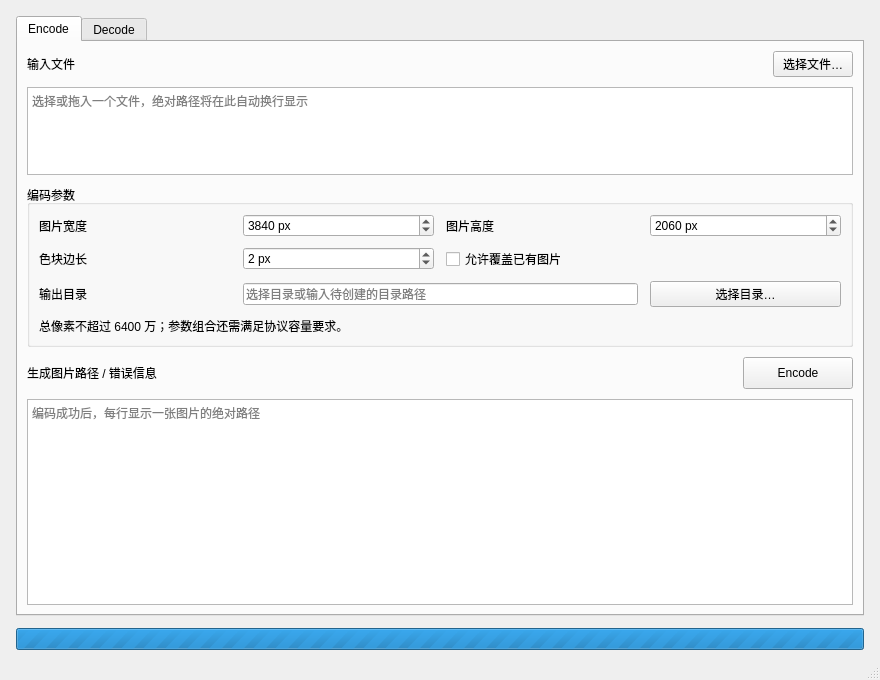
<?xml version="1.0" encoding="UTF-8"?>
<ui version="4.0">
 <class>MainWindow</class>
 <widget class="QMainWindow" name="MainWindow">
  <property name="geometry"><rect><x>0</x><y>0</y><width>880</width><height>680</height></rect></property>
  <property name="minimumSize"><size><width>640</width><height>520</height></size></property>
  <property name="windowTitle"><string>Data2Img</string></property>
  <widget class="QWidget" name="centralwidget">
   <layout class="QVBoxLayout" name="layout_main">
    <property name="leftMargin"><number>16</number></property>
    <property name="topMargin"><number>16</number></property>
    <property name="rightMargin"><number>16</number></property>
    <property name="bottomMargin"><number>8</number></property>
    <property name="spacing"><number>12</number></property>
    <item>
     <widget class="QTabWidget" name="tab_pages">
      <property name="currentIndex"><number>0</number></property>
      <widget class="QWidget" name="page_encode">
       <attribute name="title"><string>Encode</string></attribute>
       <layout class="QVBoxLayout" name="layout_encode">
        <property name="spacing"><number>10</number></property>
        <item>
         <layout class="QHBoxLayout" name="layout_input">
          <item><widget class="QLabel" name="label_input"><property name="text"><string>输入文件</string></property></widget></item>
          <item><spacer name="space_input"><property name="orientation"><enum>Qt::Horizontal</enum></property><property name="sizeHint" stdset="0"><size><width>40</width><height>20</height></size></property></spacer></item>
          <item><widget class="QPushButton" name="btn_selectInput"><property name="text"><string>选择文件…</string></property></widget></item>
         </layout>
        </item>
        <item>
         <widget class="DropTextEdit" name="pt_inputFile">
          <property name="minimumSize"><size><width>0</width><height>64</height></size></property>
          <property name="maximumSize"><size><width>16777215</width><height>88</height></size></property>
          <property name="readOnly"><bool>true</bool></property>
          <property name="lineWrapMode"><enum>QPlainTextEdit::WidgetWidth</enum></property>
          <property name="placeholderText"><string>选择或拖入一个文件，绝对路径将在此自动换行显示</string></property>
          <property name="accessibleName"><string>编码输入文件</string></property>
         </widget>
        </item>
        <item>
         <widget class="QGroupBox" name="group_params">
          <property name="title"><string>编码参数</string></property>
          <layout class="QGridLayout" name="layout_params">
           <property name="horizontalSpacing"><number>12</number></property>
           <property name="verticalSpacing"><number>10</number></property>
           <item row="0" column="0"><widget class="QLabel" name="label_width"><property name="text"><string>图片宽度</string></property><property name="buddy"><cstring>sbox_width</cstring></property></widget></item>
           <item row="0" column="1"><widget class="QSpinBox" name="sbox_width"><property name="suffix"><string> px</string></property><property name="minimum"><number>384</number></property><property name="maximum"><number>16384</number></property><property name="singleStep"><number>1</number></property><property name="value"><number>3840</number></property></widget></item>
           <item row="0" column="2"><widget class="QLabel" name="label_height"><property name="text"><string>图片高度</string></property><property name="buddy"><cstring>sbox_height</cstring></property></widget></item>
           <item row="0" column="3"><widget class="QSpinBox" name="sbox_height"><property name="suffix"><string> px</string></property><property name="minimum"><number>128</number></property><property name="maximum"><number>16384</number></property><property name="singleStep"><number>1</number></property><property name="value"><number>2060</number></property></widget></item>
           <item row="1" column="0"><widget class="QLabel" name="label_cell"><property name="text"><string>色块边长</string></property><property name="buddy"><cstring>sbox_cell</cstring></property></widget></item>
           <item row="1" column="1"><widget class="QSpinBox" name="sbox_cell"><property name="suffix"><string> px</string></property><property name="minimum"><number>1</number></property><property name="maximum"><number>32</number></property><property name="singleStep"><number>1</number></property><property name="value"><number>2</number></property></widget></item>
           <item row="1" column="2" colspan="2"><widget class="QCheckBox" name="check_overwrite"><property name="text"><string>允许覆盖已有图片</string></property><property name="checked"><bool>false</bool></property></widget></item>
           <item row="2" column="0"><widget class="QLabel" name="label_output"><property name="text"><string>输出目录</string></property><property name="buddy"><cstring>le_outputDir</cstring></property></widget></item>
           <item row="2" column="1" colspan="2"><widget class="QLineEdit" name="le_outputDir"><property name="placeholderText"><string>选择目录或输入待创建的目录路径</string></property><property name="clearButtonEnabled"><bool>true</bool></property><property name="accessibleName"><string>图片输出目录</string></property></widget></item>
           <item row="2" column="3"><widget class="QPushButton" name="btn_selectOutput"><property name="text"><string>选择目录…</string></property></widget></item>
           <item row="3" column="0" colspan="4"><widget class="QLabel" name="label_layoutHint"><property name="text"><string>总像素不超过 6400 万；参数组合还需满足协议容量要求。</string></property><property name="wordWrap"><bool>true</bool></property></widget></item>
          </layout>
         </widget>
        </item>
        <item>
         <layout class="QHBoxLayout" name="layout_encodeAction">
          <item><widget class="QLabel" name="label_result"><property name="text"><string>生成图片路径 / 错误信息</string></property></widget></item>
          <item><spacer name="space_encode"><property name="orientation"><enum>Qt::Horizontal</enum></property><property name="sizeHint" stdset="0"><size><width>40</width><height>20</height></size></property></spacer></item>
          <item><widget class="QPushButton" name="btn_encode"><property name="text"><string>Encode</string></property><property name="minimumSize"><size><width>110</width><height>32</height></size></property></widget></item>
         </layout>
        </item>
        <item>
         <widget class="QPlainTextEdit" name="pt_encodeResult">
          <property name="readOnly"><bool>true</bool></property>
          <property name="lineWrapMode"><enum>QPlainTextEdit::NoWrap</enum></property>
          <property name="horizontalScrollBarPolicy"><enum>Qt::ScrollBarAsNeeded</enum></property>
          <property name="verticalScrollBarPolicy"><enum>Qt::ScrollBarAsNeeded</enum></property>
          <property name="placeholderText"><string>编码成功后，每行显示一张图片的绝对路径</string></property>
          <property name="accessibleName"><string>编码结果</string></property>
         </widget>
        </item>
       </layout>
      </widget>
      <widget class="QWidget" name="page_decode">
       <attribute name="title"><string>Decode</string></attribute>
       <layout class="QVBoxLayout" name="layout_decode">
        <property name="spacing"><number>10</number></property>
        <item>
         <layout class="QHBoxLayout" name="layout_images">
          <item><widget class="QLabel" name="label_images"><property name="text"><string>输入图片 / 执行结果</string></property></widget></item>
          <item><spacer name="space_images"><property name="orientation"><enum>Qt::Horizontal</enum></property><property name="sizeHint" stdset="0"><size><width>40</width><height>20</height></size></property></spacer></item>
          <item><widget class="QPushButton" name="btn_selectImages"><property name="text"><string>选择图片…</string></property></widget></item>
          <item><widget class="QPushButton" name="btn_clear"><property name="text"><string>清空列表</string></property></widget></item>
         </layout>
        </item>
        <item><widget class="QLabel" name="label_decodeHint"><property name="text"><string>支持多选或拖入多张 PNG / JPG / JPEG；重复文件自动忽略，每个路径占一行。</string></property><property name="wordWrap"><bool>true</bool></property></widget></item>
        <item>
         <widget class="DropTextEdit" name="pt_decodeFiles">
          <property name="readOnly"><bool>true</bool></property>
          <property name="lineWrapMode"><enum>QPlainTextEdit::NoWrap</enum></property>
          <property name="horizontalScrollBarPolicy"><enum>Qt::ScrollBarAsNeeded</enum></property>
          <property name="verticalScrollBarPolicy"><enum>Qt::ScrollBarAsNeeded</enum></property>
          <property name="placeholderText"><string>选择或拖入图片以追加，路径和错误信息在此显示</string></property>
          <property name="accessibleName"><string>解码图片列表和结果</string></property>
         </widget>
        </item>
        <item>
         <layout class="QHBoxLayout" name="layout_decodeAction">
          <item><widget class="QLabel" name="label_saveHint"><property name="text"><string>点击 Decode 后选择恢复文件的名称及扩展名。</string></property><property name="wordWrap"><bool>true</bool></property></widget></item>
          <item><spacer name="space_decode"><property name="orientation"><enum>Qt::Horizontal</enum></property><property name="sizeHint" stdset="0"><size><width>40</width><height>20</height></size></property></spacer></item>
          <item><widget class="QPushButton" name="btn_decode"><property name="text"><string>Decode</string></property><property name="minimumSize"><size><width>110</width><height>32</height></size></property></widget></item>
         </layout>
        </item>
       </layout>
      </widget>
     </widget>
    </item>
    <item><widget class="QProgressBar" name="progress_busy"><property name="minimum"><number>0</number></property><property name="maximum"><number>0</number></property><property name="textVisible"><bool>false</bool></property></widget></item>
   </layout>
  </widget>
  <widget class="QStatusBar" name="statusbar"/>
 </widget>
 <customwidgets>
  <customwidget><class>DropTextEdit</class><extends>QPlainTextEdit</extends><header>drop_text_edit.h</header></customwidget>
 </customwidgets>
 <tabstops>
  <tabstop>tab_pages</tabstop><tabstop>btn_selectInput</tabstop><tabstop>pt_inputFile</tabstop>
  <tabstop>sbox_width</tabstop><tabstop>sbox_height</tabstop><tabstop>sbox_cell</tabstop>
  <tabstop>check_overwrite</tabstop><tabstop>le_outputDir</tabstop><tabstop>btn_selectOutput</tabstop>
  <tabstop>btn_encode</tabstop><tabstop>pt_encodeResult</tabstop><tabstop>btn_selectImages</tabstop>
  <tabstop>btn_clear</tabstop><tabstop>pt_decodeFiles</tabstop><tabstop>btn_decode</tabstop>
 </tabstops>
 <resources/>
 <connections/>
</ui>
